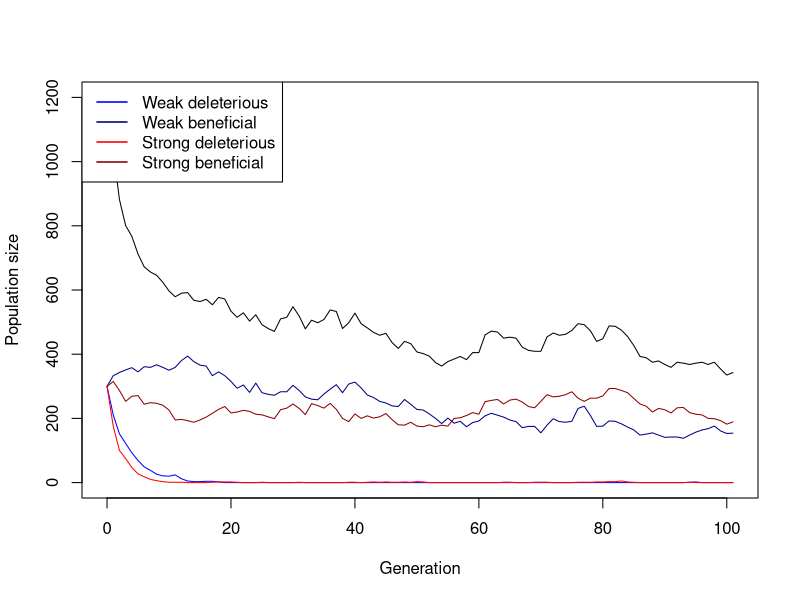
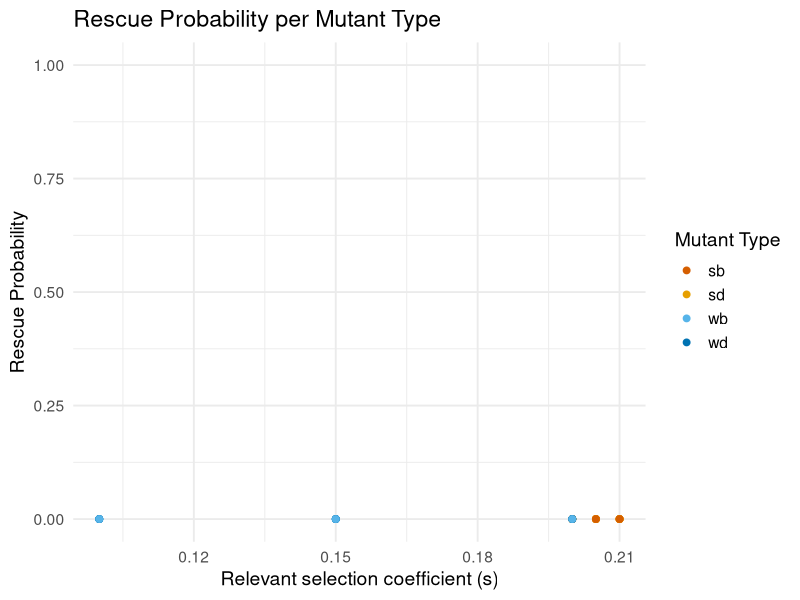

Write the R code that produced these figures, in order. (Note: this script raises an error after producing the figures.)
## ---- chunk 1
# Function for simulating one Generation in the Population
# adding the population sizes, decay rates, seleection coefficients and mutation rates
simulate_one_gen <- function(N_wd, N_wb, N_sd, N_sb, decay_rate_wm, decay_rate_sm, s_wm, s_sm, m_rate_wm, m_rate_sm) {
  
  # draw Offspring according to Poisson Distribution
  # altered so all four different mutations are considered 
  # for deleterious mutations the s is calculated minus (negative effect) and for the beneficial muation the s is added (positive effect)
  
  offsp_wd <- rpois(1, N_wd * (1-decay_rate_wm-s_wm))
  offsp_wb <- rpois(1, N_wb * (1-decay_rate_wm+s_wm))
  offsp_sd <- rpois(1, N_sd * (1-decay_rate_sm-s_sm))
  offsp_sb <- rpois(1, N_sb * (1-decay_rate_sm+s_sm))
  
  # draw changing Mutants according to Poisson Distribution
  # alterations considering the for different mutations 
  
  mut_wd_to_wb <- rpois(1, offsp_wd * m_rate_wm)
  mut_sd_to_sb <- rpois(1, offsp_sd * m_rate_sm)
  mut_wb_to_wd <- rpois(1, offsp_wb * m_rate_wm)
  mut_sb_to_sd <- rpois(1, offsp_sb * m_rate_sm)
  
  # determine new Population Sizes of all four Mutants (2 versions of weak Mutations   and 2   versions of strong Mutations)
  # to account for back mutations as well (beneficial to deleterious), mutations rates for these cases are added (mut_b_to_d)
  
  N_wd_new <- max(offsp_wd - mut_wd_to_wb+ mut_wb_to_wd,0)
  N_wb_new <- max(offsp_wb - mut_wb_to_wd+ mut_wd_to_wb,0)
  N_sd_new <- max(offsp_sd - mut_sd_to_sb+ mut_sb_to_sd,0)
  N_sb_new <- max(offsp_sb - mut_sb_to_sd+ mut_sd_to_sb,0)
  
  # with the return function, the new values for population sizes are stored
  
 return(c(N_wd_new, N_wb_new, N_sd_new, N_sb_new))
}
  # with print we visualize the 4 numbers we get for the population sizes, we simulate the population by setting our parameters to certain values 


print(simulate_one_gen(N_wd=50, N_wb=0, N_sd=50, N_sb=0, decay_rate_wm=0, decay_rate_sm=0, s_wm=0, s_sm=0, m_rate_wm=0, m_rate_sm=0))
## ---- chunk 2
# Simulation runs until the 100th Generation

max_gen=100

#With this function we simulate over generations, we put initial population sizes of the four mutations, with the parameter max_gen we determine that our simulation maximally runs until the 100th geneeration

simulate_pop <- function(init_wd, init_wb,  init_sd, init_sb, decay_rate_wm, decay_rate_sm, s_wm, s_sm, m_rate_wm, m_rate_sm, max_gen) {
  
  # Create the Vector in which to save the Results
  
  pop_vector <- c(init_wd,init_wb, init_sd, init_sb)
  
  # initiate the variables
  
  pop_new <- c(init_wd, init_wb, init_sd, init_sb)
  
  # run the Simulation until Generation max_gen
  
  for (i in 1:(max_gen + 1)) {
    
    # redefine the current Population one Generation later
    
    pop_new <- simulate_one_gen(pop_new[1],pop_new[2],pop_new[3],pop_new[4], decay_rate_wm, decay_rate_sm, s_wm, s_sm, m_rate_wm, m_rate_sm)
    
    # add the new Population Sizes to the Output Vector
    
    pop_vector <- rbind(pop_vector,pop_new)
    
    # Condition to stop the Simulation before max_gen: either the Population exceeds 10 Times the Original Population Size, or it goes extinct
    
    if ((sum(pop_new) >= 10 * sum(c(init_wd, init_wb, init_sd, init_sb))) || sum(pop_new) == 0)
      break

}
  
  # Define the Row and Column Names of the Output Vector
  rownames(pop_vector) <- (0:max_gen)[1:length(pop_vector[,1])] 
  
  # the colom-names in our vectors are according to our mutations (wd, wb, sd, sb)
  
  colnames(pop_vector) <- c("wd","wb", "sd", "sb")
  
  # return the vector
  
  return(pop_vector)	
}


# Test the Function and plot the Result

max_gen <- 100

# Simulation Data with certain values determined

output <- simulate_pop(init_wd=300, init_wb=300,  init_sd=300, init_sb=300, decay_rate_wm=0.1, decay_rate_sm=0.2, s_wm=0.1, s_sm=0.2, m_rate_wm=0.0005, m_rate_sm=0.0005,max_gen)

# show the last few Lines of the Data Table

print(tail(output))

# plot the Output 
# determine x axis Range 

x_range <- 0:(length(output[,1])-1)

# this plots the total Population Size-black line visible in the plot

plot(x_range,output[,1]+output[,2]+output[ ,3]+output[ ,4],type='l',ylim=c(0,max(output[,1]+output[,2]+output[ ,3]+output[ ,4])),xlab =  "Generation",ylab = "Population size")

# add Number of wd Individuals
lines(x_range,output[,1], col="blue")

# add Number of wb Individuals
lines(x_range,output[,2], col="navyblue")

# add Number of sd Individuals
lines(x_range,output[,3], col="red")

# add Number of sb Individuals
lines(x_range,output[,4], col="darkred")

# add Legend in the top-left corner
legend("topleft",
       legend=c("Weak deleterious","Weak beneficial","Strong deleterious","Strong beneficial"),
       col=c("blue","navyblue","red","darkred"), lty=1, lwd=1.5)
## ---- chunk 3
# set some Parameters to fixed Values
init_wd <- 300
init_wb <- 0
init_sd <- 300
init_sb <- 0
m_rate_wm <- 0.01
m_rate_sm <- 0.05
decay_rate_wm <- 0.2
decay_rate_sm <- 0.3
s_wm <- 0.2
s_sm <- 0.4
max_gen <- 1000
# determine how often to run the Simulation for each set of Parameters
no_replicates <- 10


# set Parameters to vary
s_values_wm <- c(0.10,0.15,0.2)
s_values_sm <- c(0.2,0.205,0.210)
#m_values_wm <- c(0.001,0.01,0.05)
#m_values_sm <- c(0.05,0.1,0.15)


# initialize Data Table - where to collect the Results
data_table <- c()
data_table_wd<- c()
data_table_wb<- c()
data_table_sd<- c()
data_table_sb<- c()
# empty list to save rescue results
rescue_results <- data.frame(
  s_wm = numeric(),
  s_sm = numeric(),
  replicate = integer(),
  rescued = integer()
)
# define total runs and rescue count
total_runs<-0
rescue_count<-0
# run the Simulation across all chosen parameters
# loop over mutation rates
#for(mval_wm in m_values_wm){
 # for(mval_sm in m_values_sm){
    # loop over Selection strength
    for(sval_wm in s_values_wm){
      for(sval_sm in s_values_sm){
        # different Way of running many Simulations: make Replicates using "repeat" Function         with a counter i
        # reset Counter
        i<-1
        
        repeat {
          # increase Counter by one
          i<-i+1
          # defining total runs
          total_runs <- total_runs + 1
          # run the Simulation once
          one_run <- simulate_pop(init_wd, init_wb, init_sd, init_sb,
                                  decay_rate_wm, decay_rate_sm,
                                  sval_wm, sval_sm, m_rate_wm=0.001,m_rate_sm=0.001, max_gen)
          
          # determine total Population Sizes
          total_size <- one_run[,1]+one_run[,2]+one_run[,3]+one_run[,4]
          
          
          # determine final Population Size for each Mutant
          N_end_wd <- one_run[nrow(one_run), "wd"]
          N_end_wb <- one_run[nrow(one_run), "wb"]
          N_end_sd <- one_run[nrow(one_run), "sd"]
          N_end_sb <- one_run[nrow(one_run), "sb"]
          
          total_end <- N_end_wd + N_end_wb + N_end_sd + N_end_sb
          # introduce rescue count
          rescued_wd <- ifelse(one_run[nrow(one_run), "wd"] > 0, 1, 0)
          rescued_wb <- ifelse(one_run[nrow(one_run), "wb"] > 0, 1, 0)
          rescued_sd <- ifelse(one_run[nrow(one_run), "sd"] > 0, 1, 0)
          rescued_sb <- ifelse(one_run[nrow(one_run), "sb"] > 0, 1, 0)

         
          # save rescue outcome (rescue or extinction)
          rescue_results <- rbind(rescue_results,
            data.frame(
              s_wm = sval_wm,
              s_sm = sval_sm,
              replicate = i - 1,
              rescued_wd = rescued_wd,
              rescued_wb = rescued_wb,
              rescued_sd = rescued_sd,
              rescued_sb = rescued_sb
  )
)

          # determine Frequencies of each mutant in the final Population
          freq_wd <- ifelse(total_end > 0, N_end_wd / total_end, 0)
          freq_wb <- ifelse(total_end > 0, N_end_wb / total_end, 0)
          freq_sd <- ifelse(total_end > 0, N_end_sd / total_end, 0)
          freq_sb <- ifelse(total_end > 0, N_end_sb / total_end, 0)
          
          
          
          data_table_wd<- rbind(data_table_wd, c(sval_wm,freq_wd))
          data_table_wb<- rbind(data_table_wb, c(sval_wm, freq_wb))
          data_table_sd<- rbind(data_table_sd,c(sval_sm, freq_sd))
          data_table_sb<-rbind(data_table_sb, c (sval_sm,freq_sb))
          # enter the D into the Table
          data_table <- rbind(data_table,c(m_rate_wm = 0.001,m_rate_sm = 0.001,sval_wm,sval_sm,N_end_wd,        N_end_wb, N_end_sd, N_end_sb,freq_wd, freq_wb, freq_sd,freq_sb)) # note that we add the                varying parameters (mutation rate and selection strength for each version of weak            and strong mutation) to the table too
          # stop the repeated Computation after no_replicates times
          
          
          if(i>no_replicates) break
          
        }
      }
    }
  #}
#}
# Make sure your data is a proper data frame
data_table_wd <- as.data.frame(data_table_wd)

# If the column names are missing or wrong, set them
colnames(data_table_wd) <- c("V1", "V2")

# Add an index column for plotting along x-axis
data_table_wd$Index <- 1:nrow(data_table_wd)

# calculate rescue probability per parametercombination
library(dplyr)
library(ggplot2)

library(dplyr)

rescue_summary <- rescue_results %>%
  group_by(s_wm, s_sm) %>%
  summarise(
    rescue_prob_wd = mean(rescued_wd),
    rescue_prob_wb = mean(rescued_wb),
    rescue_prob_sd = mean(rescued_sd),
    rescue_prob_sb = mean(rescued_sb),
    .groups = "drop"
  )

print(rescue_summary)


library(tidyr)

rescue_long <- rescue_summary %>%
  pivot_longer(
    cols = starts_with("rescue_prob_"),
    names_to = "mutant",
    values_to = "rescue_prob"
  ) %>%
  mutate(
    mutant = gsub("rescue_prob_", "", mutant),
    # Definiere, welche s-Achse für welchen Mutant gilt:
    s_value = case_when(
      mutant %in% c("wd", "wb") ~ s_wm,
      mutant %in% c("sd", "sb") ~ s_sm
    )
  )

# optional: Mutantennamen schöner machen
rescue_long$mutant <- gsub("rescue_prob_", "", rescue_long$mutant)

ggplot(rescue_long, aes(x = s_value, y = rescue_prob, color = mutant, group = mutant)) +
  geom_point(size = 2) +
  scale_y_continuous(limits = c(0, 1)) +
  scale_color_manual(values = c(
    "wd" = "#0072B2",  # blau
    "wb" = "#56B4E9",  # hellblau
    "sd" = "#E69F00",  # orange
    "sb" = "#D55E00"   # rot
  )) +
  labs(
    title = "Rescue Probability per Mutant Type",
    x = "Relevant selection coefficient (s)",
    y = "Rescue Probability",
    color = "Mutant Type"
  ) +
  theme_minimal(base_size = 14)







# plotting rescue probability and s values with a heatmap
ggplot(rescue_summary, aes(x = factor(s_wm), y = factor(s_sm), fill = rescue_prob)) +
  geom_tile(color = "white") +
  scale_fill_gradient(low = "white", high = "steelblue", limits = c(0,1)) +
  labs(
    title = "Rescue Probability across parameter combinations",
    x = "s_wm (Selection coefficient, weak mutation)",
    y = "s_sm (Selection coefficient, strong mutation)",
    fill = "Rescue probability"
  ) +
  theme_minimal()


# plotting wd with different s values
  # making sure that its a data frame
data_table_wd <- as.data.frame(data_table_wd)
colnames(data_table_wd) <- c("V1", "V2")


  # Scatterplot of wd with jitter and mean 
library(ggplot2)
ggplot(data_table_wd, aes(x = factor(V1), y = V2, color = factor(V1))) +
  geom_jitter(width = 0.2, height = 0, size = 2, alpha = 0.7) +
  stat_summary(fun = mean, geom = "point", shape = 18, size = 4, color = "black") +
  labs(
    x = "selection coefficients",
    y = "frequency",
    color = "selection coefficient",
    title = "Weak deleterious-Means of frequencies of the different selection coefficients"
  ) +
  theme_minimal()

# plotting wb with different s values
  # making sure that its a data frame
data_table_wb <- as.data.frame(data_table_wb)
colnames(data_table_sb) <- c("V1", "V2")

# Scatterplot of wb with jitter and mean
ggplot(data_table_wb, aes(x = factor(V1), y = V2, color = factor(V1))) +
  geom_jitter(width = 0.2, height = 0, size = 2, alpha = 0.7) +
  stat_summary(fun = mean, geom = "point", shape = 18, size = 4, color = "black") +
  labs(
    x = "selecton coefficients",
    y = "frequency",
    color = "selection coefficients",
    title = "Weak beneficial-Means of frequencies of the different selection coefficientsn"
  ) +
  theme_minimal()

# plotting sd with different s values
  # making sure that its a data frame
data_table_sd <- as.data.frame(data_table_sd)

colnames(data_table_sd) <- c("V1", "V2")

# Scatterplot of sd with jitter and mean
ggplot(data_table_sd, aes(x = factor(V1), y = V2, color = factor(V1))) +
  geom_jitter(width = 0.2, height = 0, size = 2, alpha = 0.7) +
  stat_summary(fun = mean, geom = "point", shape = 18, size = 4, color = "black") +
  labs(
    x = "selection coefficients ",
    y = "frequency",
    color = "selection coefficients",
    title = "Strong deletrious-Means of frequencies of the different selection coefficients"
  ) +
  theme_minimal()

# plotting sb with different s values
  # making sure that its a data frame

data_table_sb <- as.data.frame(data_table_sb)
colnames(data_table_sb) <- c("V1", "V2")

  # Scatterplot of sb with jitter and mean 
ggplot(data_table_sb, aes(x = factor(V1), y = V2, color = factor(V1))) +
  geom_jitter(width = 0.2, height = 0, size = 2, alpha = 0.7) +
  stat_summary(fun = mean, geom = "point", shape = 18, size = 4, color = "black") +
  labs(
    x = "selection coefficients",
    y = "frequency",
    color = "selection coefficients",
    title = "Strong beneficial-Means of frequencies of the different selection coefficients"
  ) +
  theme_minimal()


# mean Frequencies of each mutant
mean_freq_wd <- mean(freq_wd)*100
mean_freq_wb <- mean(freq_wb)*100
mean_freq_sd <- mean(freq_sd)*100
mean_freq_sb <- mean(freq_sb)*100

print(paste("Mean frequency of wd =", mean_freq_wd) )
print(paste("Mean frequency of wb =", mean_freq_wb) )
print(paste("Mean frequency of sd =", mean_freq_sd) )
print(paste("Mean frequency of sb =", mean_freq_sb) )

# define Column Names of Data Table
colnames(data_table) <- c("m_rate_wm","m_rate_sm","s_wm","s_sm","N_end_wd", "N_end_wb", "N_end_sd", "N_end_sb","freq_wd", "freq_wb", "freq_sd","freq_sb")
# show the first and last Lines of the Output
print(head(data_table))
print(tail(data_table))
